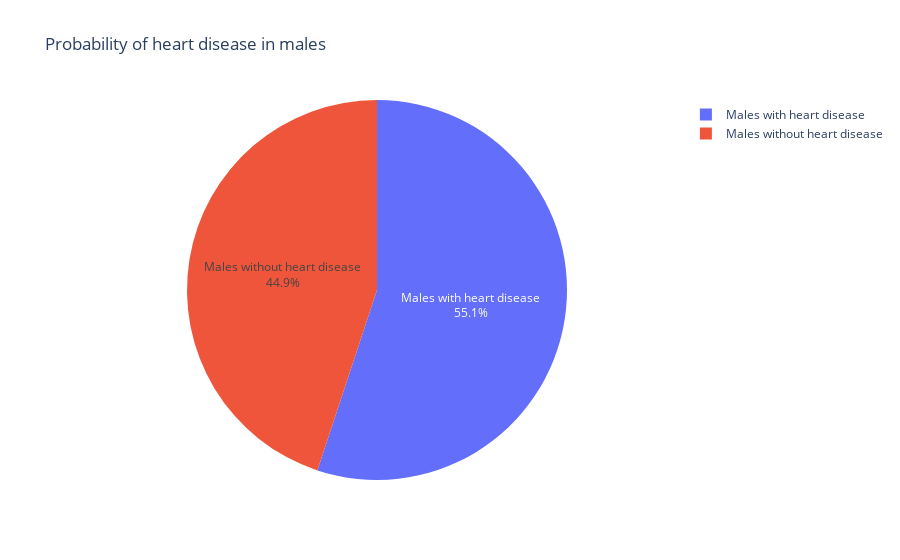

Notebook code cell kept with this figure:
### Code cell
# Calculate the counts and percentages
counts = [df[(df["Sex"] == 'M') & (df["HeartDisease"] == 0)].count().to_numpy()[0],
          df[(df["Sex"] == 'M') & (df["HeartDisease"] == 1)].count().to_numpy()[0]]
total = sum(counts)
percentages = [count/total*100 for count in counts]

# Define the labels 
labels = ["Males without heart disease", "Males with heart disease"]


# Create the pie chart
fig = go.Figure(data=[go.Pie(labels=labels, 
                             values=percentages,
                             textinfo='label+percent'
                            )])

# Set the chart title and legend
fig.update_layout(title_text='Probability of heart disease in males', showlegend=True)

# Show the chart
fig.show()

### Figure 1 — Plotly figure (JSON) as saved in the notebook; plotly's stock layout.template omitted (floating-point values rounded to 4 significant figures)
{"data": [{"labels": ["Males without heart disease", "Males with heart disease"], "textinfo": "label+percent", "type": "pie", "values": [44.92, 55.08]}], "layout": {"showlegend": true, "title": {"text": "Probability of heart disease in males"}}}
